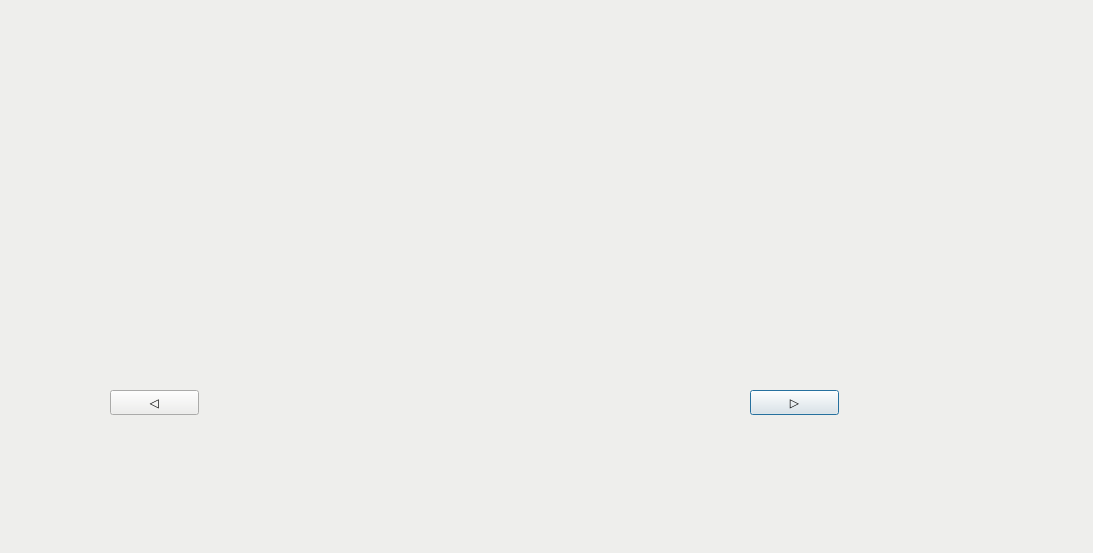
<?xml version="1.0" encoding="UTF-8"?>
<ui version="4.0">
 <class>rentcurr</class>
 <widget class="QDialog" name="rentcurr">
  <property name="geometry">
   <rect>
    <x>0</x>
    <y>0</y>
    <width>1093</width>
    <height>553</height>
   </rect>
  </property>
  <property name="windowTitle">
   <string>Dialog</string>
  </property>
  <property name="styleSheet">
   <string notr="true">background-color: rgb(238, 238, 236);
background-color: rgb(238, 238, 236);</string>
  </property>
  <widget class="QLabel" name="label">
   <property name="geometry">
    <rect>
     <x>200</x>
     <y>30</y>
     <width>541</width>
     <height>311</height>
    </rect>
   </property>
   <property name="text">
    <string/>
   </property>
   <property name="pixmap">
    <pixmap>../다운로드/carpic/car0.jpg</pixmap>
   </property>
   <property name="scaledContents">
    <bool>true</bool>
   </property>
  </widget>
  <widget class="QPushButton" name="pushButton">
   <property name="geometry">
    <rect>
     <x>750</x>
     <y>390</y>
     <width>89</width>
     <height>25</height>
    </rect>
   </property>
   <property name="styleSheet">
    <string notr="true">QPushButton:hover{
background-color: rgb(85, 87, 83);
color:white;
border-radius:5px;
}</string>
   </property>
   <property name="text">
    <string>▷</string>
   </property>
  </widget>
  <widget class="QPushButton" name="pushButton_2">
   <property name="geometry">
    <rect>
     <x>110</x>
     <y>390</y>
     <width>89</width>
     <height>25</height>
    </rect>
   </property>
   <property name="styleSheet">
    <string notr="true">QPushButton:hover{
background-color: rgb(85, 87, 83);
color:white;
border-radius:5px;
}</string>
   </property>
   <property name="text">
    <string>◁</string>
   </property>
  </widget>
  <widget class="QLabel" name="label_2">
   <property name="geometry">
    <rect>
     <x>340</x>
     <y>370</y>
     <width>371</width>
     <height>161</height>
    </rect>
   </property>
   <property name="text">
    <string/>
   </property>
  </widget>
  <widget class="QLabel" name="label_3">
   <property name="geometry">
    <rect>
     <x>50</x>
     <y>26</y>
     <width>821</width>
     <height>451</height>
    </rect>
   </property>
   <property name="text">
    <string/>
   </property>
  </widget>
  <zorder>label_3</zorder>
  <zorder>label</zorder>
  <zorder>pushButton</zorder>
  <zorder>pushButton_2</zorder>
  <zorder>label_2</zorder>
 </widget>
 <resources/>
 <connections/>
</ui>
